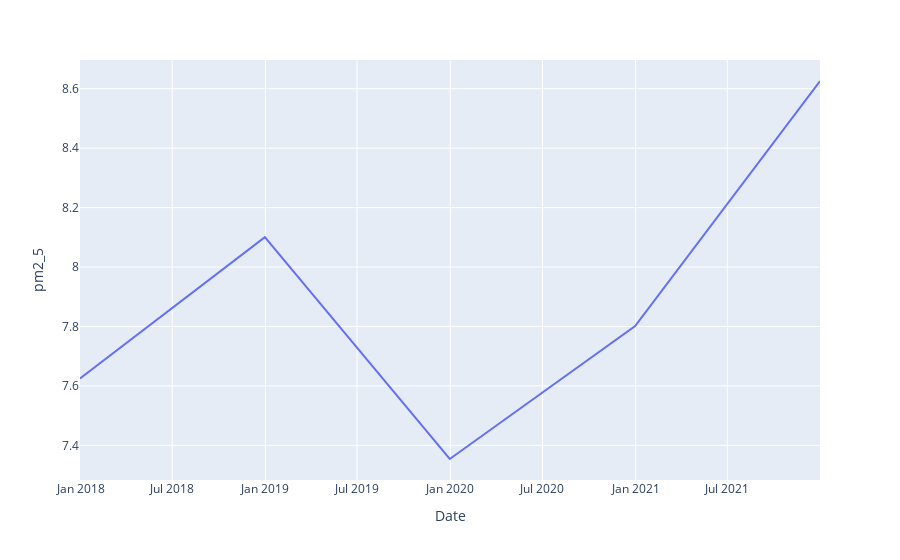

The code cell stored with this chart in its notebook:
### Code cell
fig = px.line(df, x=df.index, y="so2")
fig.show()

### Figure 1 — Plotly figure (JSON) as saved in the notebook; plotly's stock layout.template omitted (floating-point values rounded to 4 significant figures)
{"data": [{"hovertemplate": "Date=%{x}<br>pm2_5=%{y}<extra></extra>", "legendgroup": "", "line": {"color": "#636efa", "dash": "solid"}, "marker": {"symbol": "circle"}, "mode": "lines", "name": "", "orientation": "v", "showlegend": false, "type": "scatter", "x": ["2017-12-31T00:00:00", "2018-12-31T00:00:00", "2019-12-31T00:00:00", "2020-12-31T00:00:00", "2021-12-31T00:00:00"], "xaxis": "x", "y": [7.625, 8.1, 7.354, 7.801, 8.626], "yaxis": "y"}], "layout": {"legend": {"tracegroupgap": 0}, "margin": {"t": 60}, "xaxis": {"anchor": "y", "domain": [0, 1], "title": {"text": "Date"}}, "yaxis": {"anchor": "x", "domain": [0, 1], "title": {"text": "pm2_5"}}}}
